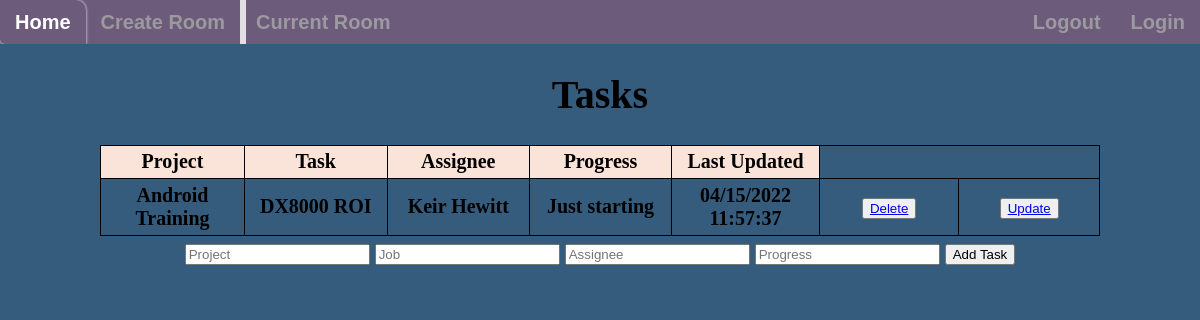
Before: /room/NewRoom (signed in) with the older database file.
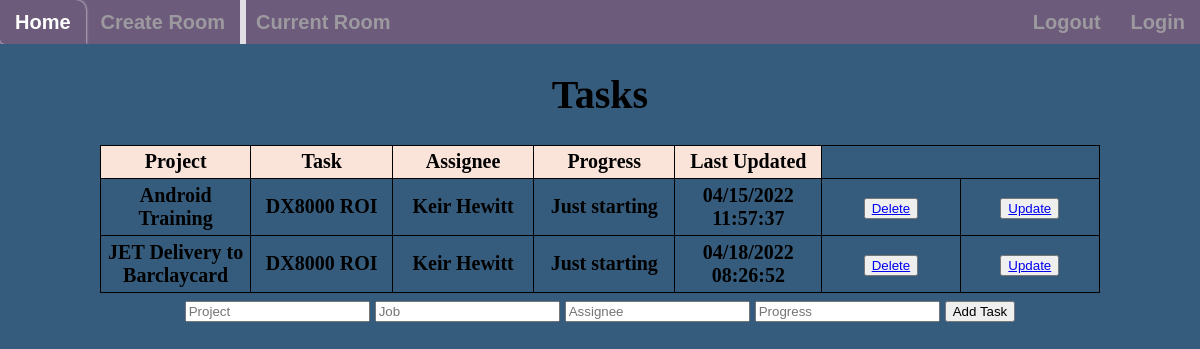
After: the same page with the newer database file.
### app.py (models this page shows, shortened)
class Task(db.Model):
    __tablename__ = 'task'
    id = db.Column(db.Integer, primary_key=True)
    key = db.Column(db.String(80), ForeignKey('room.key'))
    project = db.Column(db.String(100))
    job = db.Column(db.String(200))
    assignee = db.Column(db.String(40))
    progress = db.Column(db.String(200))
    date = db.Column(db.String(30), default=now.strftime("%m/%d/%Y %H:%M:%S"))

### app.py (the view, shortened to what this page needs)
@app.route('/room/<string:room_name>', methods=['POST','GET'])
@login_required
def room(room_name):
    form = TaskCreationForm()
    room = Room.query.filter_by(name=room_name).first()
    tasks = Task.query.filter_by(key=room.key).order_by(Task.date).all()
    errors = [{'field': key, 'messages': form.errors[key]} for key in form.errors.keys()]
    return render_template('room.html', tasks=tasks, form=form, errors=errors)

### app.py
class TaskCreationForm(FlaskForm):
    project = StringField(validators=[InputRequired(), Length(
        min=1, max=60
    )], render_kw={"placeholder": "Project"})
    job = StringField(validators=[InputRequired(), Length(
        min=1, max=60
    )], render_kw={"placeholder": "Job"})
    assignee = StringField(validators=[InputRequired(), Length(
        min=1, max=60
    )], render_kw={"placeholder": "Assignee"})
    progress = StringField(validators=[InputRequired(), Length(
        min=1, max=60
    )], render_kw={"placeholder": "Progress"})
    submit = SubmitField("Add Task")

### app.py (called while the page is built)
@login_manager.user_loader
def load_user(user_id):
    return User.query.get(int(user_id))

### templates/room.html (shortened to what this page needs)
{% extends 'base.html' %}
{% block head %}
<link rel="stylesheet" href="{{ url_for('static', filename='css/style.css') }}">
{% endblock %}
{% block pagetitle %} Current Room {% endblock %}
{% block body %}
<div class="content">
  <h1 style="text-align: center;">Tasks</h1>
  {% if tasks|length < 1%}
    <h4 style="text-align: center;">There are no tasks. Create one below!</h4>
  {% else %}
  <table>
    <tr>
      <th>Project</th>
      <th>Task</th>
      <th>Assignee</th>
      <th>Progress</th>
      <th>Last Updated</th>
    </tr>
    {% for task in tasks %}
      <tr>
        <td>{{ task.project }} </td>
        <td>{{ task.job }} </td>
        <td>{{ task.assignee }} </td>
        <td>{{ task.progress }} </td>
        <td>{{ task.date }}</td>
        <td>
          <button><a href="/delete/{{task.key}}">Delete</a></button>
        </td>
        <td>
          <button><a href="/update/{{task.key}}">Update</a></button>
        </td>
      </tr>
    {% endfor %}
  </table>
  {% endif %}
  <form method="POST" action="">
    {{ form.project }}
    {{ form.job }}
    {{ form.assignee }}
    {{ form.progress }}
    {{ form.submit }}
  </form>
</div>
{% endblock %}

### templates/base.html (shortened to what this page needs)
<!DOCTYPE html>
<html>
  <head>
    <link rel="stylesheet" href="{{ url_for('static', filename='css/style.css') }}">
    {% block head %} {% endblock %}
  </head>
  <body>
  {% block navbar %}
  <div class="nav-bar-userprofile">
    <ul class="nav-user-ul">
        <li class="nav-user-li"><a href="{{url_for('index')}}">Home</a></li>
        <li class="nav-user-li"><a href="{{url_for('create_room')}}">Create Room</a></li>
        <div class="page-title-nav">
          <li class="nav-user-li"><p style="margin-block-start: 0;">{% block pagetitle %} {% endblock %}</p></li>
        </div>
        <div class="nav-right">
          <li class="nav-user-li"><a href="{{url_for('login')}}">Login</a></li>
          <li class="nav-user-li"><a href="{{url_for('logout')}}">Logout</a></li>
        </div>
    </ul>
  </div>
  {% endblock %}
  {% block body %} {% endblock %}
  </body>
</html>

### static/css/style.css (style rules this page uses)
:root { --main-background-color: #355c7d; --main-background-text-color: #61c0bf; --main-accents-color: #ffb6b9; --main-secondary-color: #fae3d9; --main-background-image: linear-gradient(to top right, #61c0bf 0%, #ffb6b9 100%); }
body, html { margin: 0; font-family: serif; font-weight: bold; font-size: 20px; background-color: var(--main-background-color); }
.content { margin: 0 auto; width: 1000px; text-align: center; }
table, td, th { border: 1px solid rgb(0, 0, 0); }
table { border-collapse: collapse; width: 100%; margin-bottom: 5px; }
th { height: 30px; background-color: var(--main-secondary-color); }
td { text-align: center; padding: 5px; width: 150px; }
.nav-user-ul { list-style-type: none; margin: 0; padding: 0; overflow: hidden; background-color: #6c5b7b; height: 44px; }
.nav-user-li { float: left; font-family: Arial; }
.nav-user-li a { display: block; color: darkgrey; text-align: center; padding: 10.5px 15px; text-decoration: none; opacity: 0.8; transition: 0.8s; }
.nav-user-li p { display: block; color: darkgrey; text-align: center; padding: 10.5px 15px; text-decoration: none; opacity: 0.8; transition: 0.8s; border-left: 1px solid white; box-shadow: inset 5px 0 0 0 white; }
.nav-right > .nav-user-li { display: block; float: right; font-family: arial; text-decoration: none; color: black; text-align: center; }

Changed rows visible on the page:
added Task: project "JET Delivery to Barclaycard", job "DX8000 ROI", assignee "Keir Hewitt", progress "Just starting", date "04/18/2022 08:26:52"
